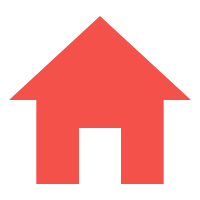
#> input picture home.png, 200 x 200 px
$ python ImageToAsc.py home.png   (Python 2 division)
#> lines starting #> are read from the running program, lines starting #| are printed output that depends on the picture
# -*- coding: utf-8 -*-
from PIL import Image
import argparse

codeLib = '''@B%8&WM#*oahkbdpqwmZO0QLCJUYXzcvunxrjft/\|()1{}[]?-_+~<>i!lI;:,"^`'. '''#生成字符画所需的字符集
count = len(codeLib)

parser = argparse.ArgumentParser()
parser.add_argument('file')     # 输入文件
parser.add_argument('-o', '--output')   # 输出文件
parser.add_argument('--width', type=int, default=80) # 输出字符画宽
parser.add_argument('--height', type=int, default=80) # 输出字符画高
# 获取参数
args = parser.parse_args()
IMG = args.file

def transform1(image_file):
    image_file = image_file.convert("L")#转换为黑白图片，参数"L"表示黑白模式
    codePic = ''
    for h in range(0,image_file.size[1]):  #size属性表示图片的分辨率，'0'为横向大小，'1'为纵向
        for w in range(0,image_file.size[0]):
            gray = image_file.getpixel((w,h)) #返回指定位置的像素，如果所打开的图像是多层次的图片，那这个方法就返回一个元组
            codePic = codePic + codeLib[int(((count-1)*gray)/256)]#建立灰度与字符集的映射
        codePic = codePic+'\r\n'
    return codePic

def transform2(image_file):
    codePic = ''
    for h in range(0,image_file.size[1]):
        for w in range(0,image_file.size[0]):
            g,r,b = image_file.getpixel((w,h))
            gray = int(r* 0.299+g* 0.587+b* 0.114)
            codePic = codePic + codeLib[int(((count-1)*gray)/256)]
        codePic = codePic+'\r\n'
    return codePic


fp = open(IMG,'rb')
image_file = Image.open(fp)
#> image_file is the input picture: PIL image 200x200 RGBA; mean R, G, B, A 99.5, 32.8, 29.9, 101.9
image_file=image_file.resize((int(image_file.size[0]*0.75), int(image_file.size[1]*0.5)))#调整图片大小
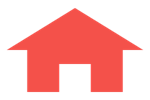
#> image_file: PIL image 150x100 RGBA; mean R, G, B, A 103.9, 34.4, 31.5, 101.9; transparent parts drawn white
print u'Info:',image_file.size[0],' ',image_file.size[1],' ',count
#| Info: 150   100   69

tmp = open('tmp.txt','w')
tmp.write(transform1(image_file))
#> in transform1, `image_file = image_file.convert("L")#转换为黑白图片，参数"L"表示黑白模式`:
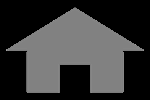
#> image_file: PIL image 150x100 L; min 0, max 165, mean 54.9
tmp.close()
